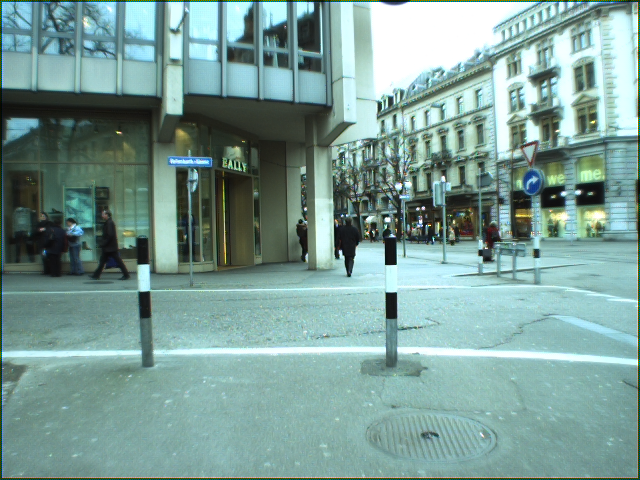
//> input picture CS3333/Assignments/Assignment 2/a2-image1.png, 640 x 480 px
$ ./asn2 a2-image1.png a2-image2.png   (built with g++ and OpenCV 4)
//> lines starting //> are read from the running program, lines starting //| are printed output that depends on the picture
#include <opencv2/opencv.hpp>
#include <opencv2/highgui/highgui.hpp>
#include <opencv/cvaux.h>
#include <math.h>

#define NSZIE 31
#define PYR_SCALE 0.5
#define LEVELS 3
#define WINSIZE 21
#define ITERATIONS 3
#define POLY_N 21
#define POLY_SIGMA 1.1

/**********************************************************************
main.cpp
Name: Zaid Albirawi
id: zalbiraw
#: 250626065
date: Oct 26, 2o14

main.cpp takes in two images, calculates the optical flow of the first
image, and then trys to generate an estimate second image.

Parameters:
commad line arguments, this program needs 2 images

img1    INPUT   an image, imported into a matrix object
img2    INPUT   an image, imported into a matrix object

**********************************************************************/

int main(int argc, char** argv) {
    cv::Mat img1, img2, flow, estm;
    int x, y, i, j, flowX, flowY, newPixel, n, fPixel, posFix = (NSZIE-1)/2;
    double avg, stdiv;

    //imports the images into matrix objects
    img1 = cv::imread(argv[1], CV_LOAD_IMAGE_GRAYSCALE);
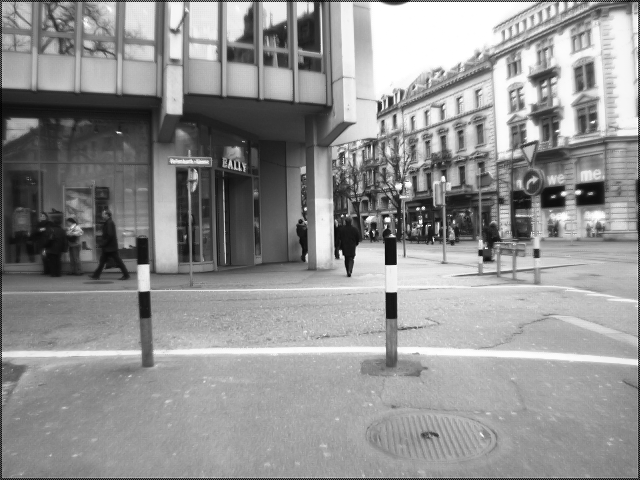
//> img1: 480 rows x 640 cols, CV_8UC1; min 1, max 255, mean 146.1
    img2 = cv::imread(argv[2], CV_LOAD_IMAGE_GRAYSCALE);
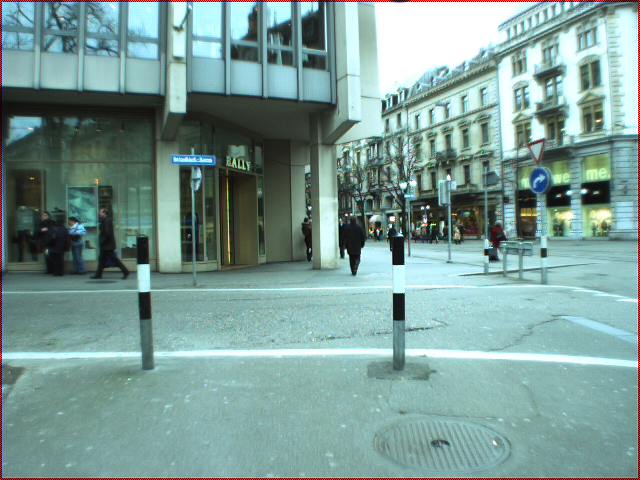
//> input picture CS3333/Assignments/Assignment 2/a2-image2.png, 640 x 480 px
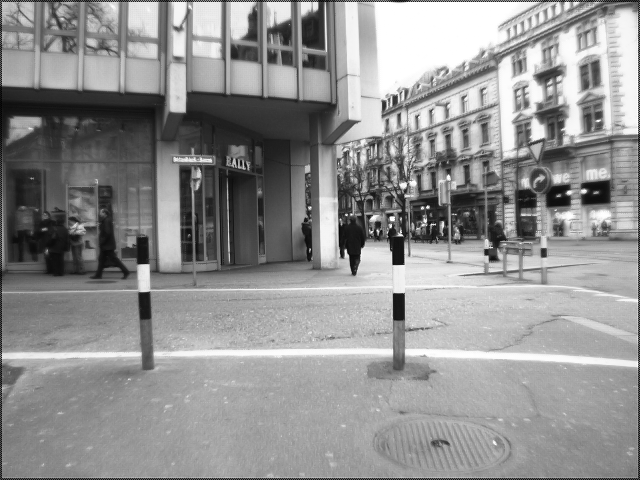
//> img2: 480 rows x 640 cols, CV_8UC1; min 1, max 255, mean 145.2
    estm = cv::imread(argv[2], CV_LOAD_IMAGE_GRAYSCALE);

    //calculates the optical flow for img1 going to img2
//> (the run ends here: the program stops with an error, at `calcOpticalFlowFarneback(img1, img2, flow, PYR_SCALE, LEVELS, WINSIZE,..`)
